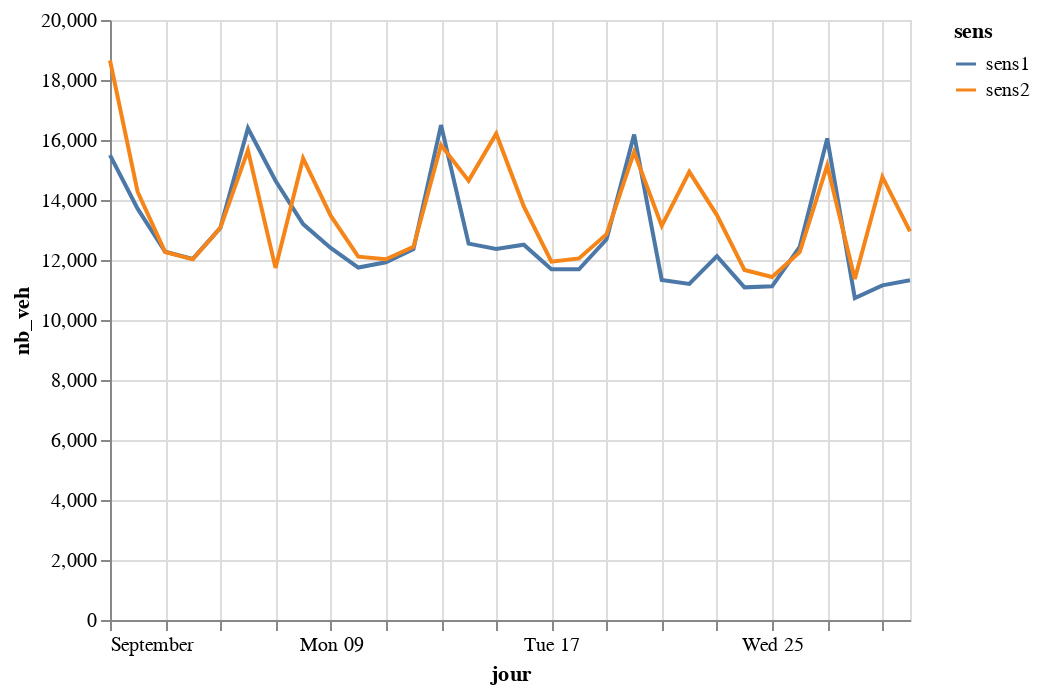

Notebook cell for this chart:
### Code cell
dh.graph2SensParJour(dicoCptok['19-A20-229+500'])

### Figure 1 — Vega-Lite specification as saved in the notebook (floating-point values rounded to 4 significant figures)
{"$schema": "https://vega.github.io/schema/vega-lite/v3.4.0.json", "config": {"mark": {"tooltip": null}, "view": {"height": 300, "width": 400}}, "data": {"name": "data-f61544e13012dd850557d6ef4fc29341"}, "datasets": {"data-f61544e13012dd850557d6ef4fc29341": [{"id_comptag": "19-A20-229+500", "jour": "2019-09-01T00:00:00", "nb_veh": 15498, "sens": "sens1", "type_veh": "TV"}, {"id_comptag": "19-A20-229+500", "jour": "2019-09-02T00:00:00", "nb_veh": 13710, "sens": "sens1", "type_veh": "TV"}, {"id_comptag": "19-A20-229+500", "jour": "2019-09-03T00:00:00", "nb_veh": 12276, "sens": "sens1", "type_veh": "TV"}, {"id_comptag": "19-A20-229+500", "jour": "2019-09-04T00:00:00", "nb_veh": 12035, "sens": "sens1", "type_veh": "TV"}, {"id_comptag": "19-A20-229+500", "jour": "2019-09-05T00:00:00", "nb_veh": 13070, "sens": "sens1", "type_veh": "TV"}, {"id_comptag": "19-A20-229+500", "jour": "2019-09-06T00:00:00", "nb_veh": 16392, "sens": "sens1", "type_veh": "TV"}, {"id_comptag": "19-A20-229+500", "jour": "2019-09-07T00:00:00", "nb_veh": 14643, "sens": "sens1", "type_veh": "TV"}, {"id_comptag": "19-A20-229+500", "jour": "2019-09-08T00:00:00", "nb_veh": 13198, "sens": "sens1", "type_veh": "TV"}, {"id_comptag": "19-A20-229+500", "jour": "2019-09-09T00:00:00", "nb_veh": 12401, "sens": "sens1", "type_veh": "TV"}, {"id_comptag": "19-A20-229+500", "jour": "2019-09-10T00:00:00", "nb_veh": 11748, "sens": "sens1", "type_veh": "TV"}, {"id_comptag": "19-A20-229+500", "jour": "2019-09-11T00:00:00", "nb_veh": 11925, "sens": "sens1", "type_veh": "TV"}, {"id_comptag": "19-A20-229+500", "jour": "2019-09-12T00:00:00", "nb_veh": 12364, "sens": "sens1", "type_veh": "TV"}, {"id_comptag": "19-A20-229+500", "jour": "2019-09-13T00:00:00", "nb_veh": 16498, "sens": "sens1", "type_veh": "TV"}, {"id_comptag": "19-A20-229+500", "jour": "2019-09-14T00:00:00", "nb_veh": 12547, "sens": "sens1", "type_veh": "TV"}, {"id_comptag": "19-A20-229+500", "jour": "2019-09-15T00:00:00", "nb_veh": 12367, "sens": "sens1", "type_veh": "TV"}, {"id_comptag": "19-A20-229+500", "jour": "2019-09-16T00:00:00", "nb_veh": 12510, "sens": "sens1", "type_veh": "TV"}, {"id_comptag": "19-A20-229+500", "jour": "2019-09-17T00:00:00", "nb_veh": 11690, "sens": "sens1", "type_veh": "TV"}, {"id_comptag": "19-A20-229+500", "jour": "2019-09-18T00:00:00", "nb_veh": 11692, "sens": "sens1", "type_veh": "TV"}, {"id_comptag": "19-A20-229+500", "jour": "2019-09-19T00:00:00", "nb_veh": 12692, "sens": "sens1", "type_veh": "TV"}, {"id_comptag": "19-A20-229+500", "jour": "2019-09-20T00:00:00", "nb_veh": 16183, "sens": "sens1", "type_veh": "TV"}, {"id_comptag": "19-A20-229+500", "jour": "2019-09-21T00:00:00", "nb_veh": 11335, "sens": "sens1", "type_veh": "TV"}, {"id_comptag": "19-A20-229+500", "jour": "2019-09-22T00:00:00", "nb_veh": 11202, "sens": "sens1", "type_veh": "TV"}, {"id_comptag": "19-A20-229+500", "jour": "2019-09-23T00:00:00", "nb_veh": 12131, "sens": "sens1", "type_veh": "TV"}, {"id_comptag": "19-A20-229+500", "jour": "2019-09-24T00:00:00", "nb_veh": 11088, "sens": "sens1", "type_veh": "TV"}, {"id_comptag": "19-A20-229+500", "jour": "2019-09-25T00:00:00", "nb_veh": 11123, "sens": "sens1", "type_veh": "TV"}, {"id_comptag": "19-A20-229+500", "jour": "2019-09-26T00:00:00", "nb_veh": 12435, "sens": "sens1", "type_veh": "TV"}, {"id_comptag": "19-A20-229+500", "jour": "2019-09-27T00:00:00", "nb_veh": 16053, "sens": "sens1", "type_veh": "TV"}, {"id_comptag": "19-A20-229+500", "jour": "2019-09-28T00:00:00", "nb_veh": 10731, "sens": "sens1", "type_veh": "TV"}, {"id_comptag": "19-A20-229+500", "jour": "2019-09-29T00:00:00", "nb_veh": 11154, "sens": "sens1", "type_veh": "TV"}, {"id_comptag": "19-A20-229+500", "jour": "2019-09-30T00:00:00", "nb_veh": 11323, "sens": "sens1", "type_veh": "TV"}, {"id_comptag": "19-A20-229+500", "jour": "2019-09-01T00:00:00", "nb_veh": 18652, "sens": "sens2", "type_veh": "TV"}, {"id_comptag": "19-A20-229+500", "jour": "2019-09-02T00:00:00", "nb_veh": 14276, "sens": "sens2", "type_veh": "TV"}, {"id_comptag": "19-A20-229+500", "jour": "2019-09-03T00:00:00", "nb_veh": 12268, "sens": "sens2", "type_veh": "TV"}, {"id_comptag": "19-A20-229+500", "jour": "2019-09-04T00:00:00", "nb_veh": 12023, "sens": "sens2", "type_veh": "TV"}, {"id_comptag": "19-A20-229+500", "jour": "2019-09-05T00:00:00", "nb_veh": 13072, "sens": "sens2", "type_veh": "TV"}, {"id_comptag": "19-A20-229+500", "jour": "2019-09-06T00:00:00", "nb_veh": 15656, "sens": "sens2", "type_veh": "TV"}, {"id_comptag": "19-A20-229+500", "jour": "2019-09-07T00:00:00", "nb_veh": 11737, "sens": "sens2", "type_veh": "TV"}, {"id_comptag": "19-A20-229+500", "jour": "2019-09-08T00:00:00", "nb_veh": 15391, "sens": "sens2", "type_veh": "TV"}, {"id_comptag": "19-A20-229+500", "jour": "2019-09-09T00:00:00", "nb_veh": 13477, "sens": "sens2", "type_veh": "TV"}, {"id_comptag": "19-A20-229+500", "jour": "2019-09-10T00:00:00", "nb_veh": 12111, "sens": "sens2", "type_veh": "TV"}, {"id_comptag": "19-A20-229+500", "jour": "2019-09-11T00:00:00", "nb_veh": 12023, "sens": "sens2", "type_veh": "TV"}, {"id_comptag": "19-A20-229+500", "jour": "2019-09-12T00:00:00", "nb_veh": 12436, "sens": "sens2", "type_veh": "TV"}, {"id_comptag": "19-A20-229+500", "jour": "2019-09-13T00:00:00", "nb_veh": 15832, "sens": "sens2", "type_veh": "TV"}, {"id_comptag": "19-A20-229+500", "jour": "2019-09-14T00:00:00", "nb_veh": 14646, "sens": "sens2", "type_veh": "TV"}, {"id_comptag": "19-A20-229+500", "jour": "2019-09-15T00:00:00", "nb_veh": 16211, "sens": "sens2", "type_veh": "TV"}, {"id_comptag": "19-A20-229+500", "jour": "2019-09-16T00:00:00", "nb_veh": 13784, "sens": "sens2", "type_veh": "TV"}, {"id_comptag": "19-A20-229+500", "jour": "2019-09-17T00:00:00", "nb_veh": 11944, "sens": "sens2", "type_veh": "TV"}, {"id_comptag": "19-A20-229+500", "jour": "2019-09-18T00:00:00", "nb_veh": 12052, "sens": "sens2", "type_veh": "TV"}, {"id_comptag": "19-A20-229+500", "jour": "2019-09-19T00:00:00", "nb_veh": 12860, "sens": "sens2", "type_veh": "TV"}, {"id_comptag": "19-A20-229+500", "jour": "2019-09-20T00:00:00", "nb_veh": 15602, "sens": "sens2", "type_veh": "TV"}, {"id_comptag": "19-A20-229+500", "jour": "2019-09-21T00:00:00", "nb_veh": 13139, "sens": "sens2", "type_veh": "TV"}, {"id_comptag": "19-A20-229+500", "jour": "2019-09-22T00:00:00", "nb_veh": 14939, "sens": "sens2", "type_veh": "TV"}, {"id_comptag": "19-A20-229+500", "jour": "2019-09-23T00:00:00", "nb_veh": 13498, "sens": "sens2", "type_veh": "TV"}, {"id_comptag": "19-A20-229+500", "jour": "2019-09-24T00:00:00", "nb_veh": 11666, "sens": "sens2", "type_veh": "TV"}, {"id_comptag": "19-A20-229+500", "jour": "2019-09-25T00:00:00", "nb_veh": 11434, "sens": "sens2", "type_veh": "TV"}, {"id_comptag": "19-A20-229+500", "jour": "2019-09-26T00:00:00", "nb_veh": 12260, "sens": "sens2", "type_veh": "TV"}, {"id_comptag": "19-A20-229+500", "jour": "2019-09-27T00:00:00", "nb_veh": 15152, "sens": "sens2", "type_veh": "TV"}, {"id_comptag": "19-A20-229+500", "jour": "2019-09-28T00:00:00", "nb_veh": 11366, "sens": "sens2", "type_veh": "TV"}, {"id_comptag": "19-A20-229+500", "jour": "2019-09-29T00:00:00", "nb_veh": 14769, "sens": "sens2", "type_veh": "TV"}, {"id_comptag": "19-A20-229+500", "jour": "2019-09-30T00:00:00", "nb_veh": 12955, "sens": "sens2", "type_veh": "TV"}]}, "encoding": {"color": {"field": "sens", "type": "nominal"}, "x": {"field": "jour", "type": "temporal"}, "y": {"field": "nb_veh", "type": "quantitative"}}, "mark": "line"}
